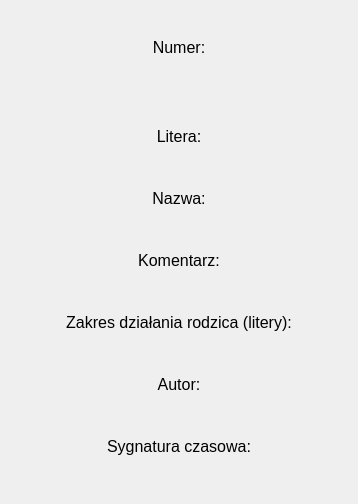
                    <widget class="QWidget" name="scrollAreaWidgetContents_2">
                     <property name="geometry">
                      <rect>
                       <x>0</x>
                       <y>0</y>
                       <width>358</width>
                       <height>504</height>
                      </rect>
                     </property>
                     <property name="styleSheet">
                      <string notr="true"/>
                     </property>
                     <layout class="QVBoxLayout" name="verticalLayout_19">
                      <item>
                       <layout class="QVBoxLayout" name="verticalLayout_18">
                        <item>
                         <widget class="QLabel" name="label_12">
                          <property name="sizePolicy">
                           <sizepolicy hsizetype="Expanding" vsizetype="Expanding">
                            <horstretch>0</horstretch>
                            <verstretch>0</verstretch>
                           </sizepolicy>
                          </property>
                          <property name="font">
                           <font>
                            <family>Segoe UI</family>
                            <pointsize>12</pointsize>
                           </font>
                          </property>
                          <property name="text">
                           <string>Numer:</string>
                          </property>
                          <property name="alignment">
                           <set>Qt::AlignCenter</set>
                          </property>
                         </widget>
                        </item>
                        <item>
                         <widget class="QLabel" name="label_13">
                          <property name="font">
                           <font>
                            <family>Segoe UI</family>
                            <pointsize>20</pointsize>
                           </font>
                          </property>
                          <property name="text">
                           <string/>
                          </property>
                          <property name="alignment">
                           <set>Qt::AlignCenter</set>
                          </property>
                          <property name="wordWrap">
                           <bool>true</bool>
                          </property>
                         </widget>
                        </item>
                        <item>
                         <widget class="QLabel" name="label_14">
                          <property name="font">
                           <font>
                            <family>Segoe UI</family>
                            <pointsize>12</pointsize>
                           </font>
                          </property>
                          <property name="text">
                           <string>Litera:</string>
                          </property>
                          <property name="alignment">
                           <set>Qt::AlignCenter</set>
                          </property>
                         </widget>
                        </item>
                        <item>
                         <widget class="QLabel" name="label_15">
                          <property name="font">
                           <font>
                            <family>Segoe UI</family>
                            <pointsize>20</pointsize>
                           </font>
                          </property>
                          <property name="text">
                           <string/>
                          </property>
                          <property name="alignment">
                           <set>Qt::AlignCenter</set>
                          </property>
                          <property name="wordWrap">
                           <bool>true</bool>
                          </property>
                         </widget>
                        </item>
                        <item>
                         <widget class="QLabel" name="label_16">
                          <property name="font">
                           <font>
                            <family>Segoe UI</family>
                            <pointsize>12</pointsize>
                           </font>
                          </property>
                          <property name="text">
                           <string>Nazwa:</string>
                          </property>
                          <property name="alignment">
                           <set>Qt::AlignCenter</set>
                          </property>
                         </widget>
                        </item>
                        <item>
                         <widget class="QLabel" name="label_17">
                          <property name="font">
                           <font>
                            <family>Segoe UI</family>
                            <pointsize>20</pointsize>
                           </font>
                          </property>
                          <property name="text">
                           <string/>
                          </property>
                          <property name="alignment">
                           <set>Qt::AlignCenter</set>
                          </property>
                          <property name="wordWrap">
                           <bool>true</bool>
                          </property>
                         </widget>
                        </item>
                        <item>
                         <widget class="QLabel" name="label_18">
                          <property name="font">
                           <font>
                            <family>Segoe UI</family>
                            <pointsize>12</pointsize>
                           </font>
                          </property>
                          <property name="text">
                           <string>Komentarz:</string>
                          </property>
                          <property name="alignment">
                           <set>Qt::AlignCenter</set>
                          </property>
                         </widget>
                        </item>
                        <item>
                         <widget class="QLabel" name="label_19">
                          <property name="font">
                           <font>
                            <family>Segoe UI</family>
                            <pointsize>20</pointsize>
                           </font>
                          </property>
                          <property name="text">
                           <string/>
                          </property>
                          <property name="scaledContents">
                           <bool>true</bool>
                          </property>
                          <property name="alignment">
                           <set>Qt::AlignCenter</set>
                          </property>
                          <property name="wordWrap">
                           <bool>true</bool>
                          </property>
                          <property name="openExternalLinks">
                           <bool>true</bool>
                          </property>
                         </widget>
                        </item>
                        <item>
                         <widget class="QLabel" name="label_20">
                          <property name="font">
                           <font>
                            <family>Segoe UI</family>
                            <pointsize>12</pointsize>
                           </font>
                          </property>
                          <property name="text">
                           <string>Zakres działania rodzica (litery):</string>
                          </property>
                          <property name="alignment">
                           <set>Qt::AlignCenter</set>
                          </property>
                         </widget>
                        </item>
                        <item>
                         <widget class="QLabel" name="label_21">
                          <property name="font">
                           <font>
                            <family>Segoe UI</family>
                            <pointsize>20</pointsize>
                           </font>
                          </property>
                          <property name="text">
                           <string/>
                          </property>
                          <property name="alignment">
                           <set>Qt::AlignCenter</set>
                          </property>
                          <property name="wordWrap">
                           <bool>true</bool>
                          </property>
                         </widget>
                        </item>
                        <item>
                         <widget class="QLabel" name="label_22">
                          <property name="font">
                           <font>
                            <family>Segoe UI</family>
                            <pointsize>12</pointsize>
                           </font>
                          </property>
                          <property name="text">
                           <string>Autor:</string>
                          </property>
                          <property name="alignment">
                           <set>Qt::AlignCenter</set>
                          </property>
                         </widget>
                        </item>
                        <item>
                         <widget class="QLabel" name="label_23">
                          <property name="font">
                           <font>
                            <family>Segoe UI</family>
                            <pointsize>20</pointsize>
                           </font>
                          </property>
                          <property name="text">
                           <string/>
                          </property>
                          <property name="alignment">
                           <set>Qt::AlignCenter</set>
                          </property>
                          <property name="wordWrap">
                           <bool>true</bool>
                          </property>
                         </widget>
                        </item>
                        <item>
                         <widget class="QLabel" name="label_24">
                          <property name="font">
                           <font>
                            <family>Segoe UI</family>
                            <pointsize>12</pointsize>
                           </font>
                          </property>
                          <property name="text">
                           <string>Sygnatura czasowa:</string>
                          </property>
                          <property name="alignment">
                           <set>Qt::AlignCenter</set>
                          </property>
                         </widget>
                        </item>
                        <item>
                         <widget class="QLabel" name="label_25">
                          <property name="font">
                           <font>
                            <family>Segoe UI</family>
                            <pointsize>20</pointsize>
                           </font>
                          </property>
                          <property name="text">
                           <string/>
                          </property>
                          <property name="alignment">
                           <set>Qt::AlignCenter</set>
                          </property>
                          <property name="wordWrap">
                           <bool>true</bool>
                          </property>
                         </widget>
                        </item>
                       </layout>
                      </item>
                     </layout>
                    </widget>
